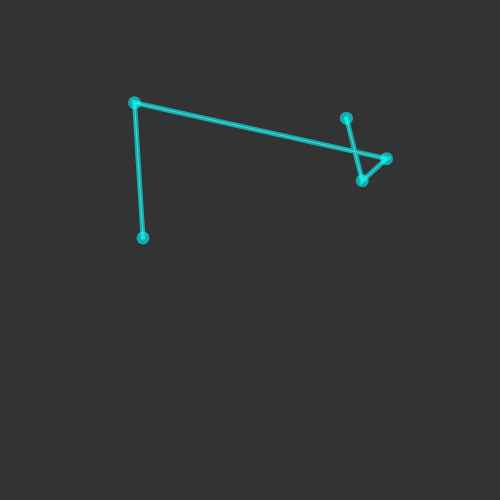
Frame 1 (no input)
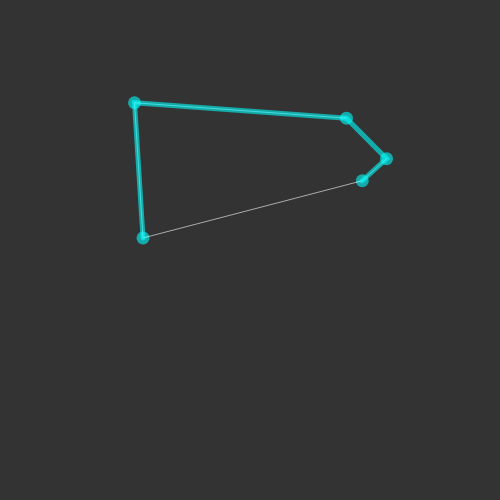
Frame 60 (no input)
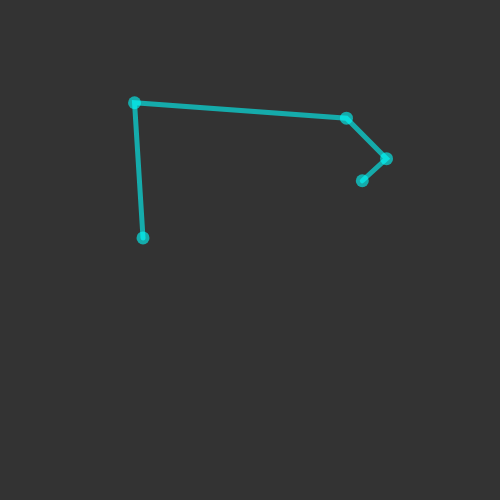
Frame 120 (the mouse pressed at the canvas centre since frame 60)

The p5.js sketch that drew these frames (run headless with seeded random() and noise() and a simulated clock; from frame 60 on, the mouse is pressed at the canvas centre):

// p5.js sketch
// ── sketch.js
const points = [];
let order = [];
let bestPath = order;
let totalPoints = 5;
let shortestDist;

function setup() {
  createCanvas(500, 500);
  for (let i = 0; i < totalPoints; i++) {
    points.push(createVector(random(25, width - 25), random(25, height - 25)));
    order.push(i);
  }

  shortestDist = FindDistanceBetween(points, order);
}

function draw() {
  background(51);

  if (shortestDist > FindDistanceBetween(points, order)) {
    shortestDist = FindDistanceBetween(points, order);
    bestPath = [...order];
  }
  console.log(...order);
  console.log(`Distance: ${FindDistanceBetween(points, order)}`);

  drawEllipse(points, [0, 255, 255, 150]);

  if (lexicographicOrder(order) !== undefined) {
    drawLines(points, order, [255, 255, 255, 150]);
    drawLines(points, bestPath, [0, 255, 255, 150], 5);
    order = lexicographicOrder(order);
  } else {
    drawLines(points, bestPath, [0, 255, 255, 150], 5);
    console.log("finished...");
    console.log(`Shortest Distance: ${shortestDist}`);
    noLoop();
  }
}

function drawEllipse(arr, color = [255]) {
  fill(...color);
  noStroke();
  for (const item of arr) ellipse(item.x, item.y, 13, 13);
}

function drawLines(arr, arr2, color = [255, 255, 255], weight = 1) {
  stroke(...color);
  strokeWeight(weight);
  noFill();
  beginShape();
  for (const i of arr2) {
    vertex(arr[i].x, arr[i].y);
  }
  // vertex(arr[arr2[0]].x, arr[arr2[0]].y);
  endShape();
}

function SwapPositions(arr) {
  const i = floor(random(totalPoints));
  const j = floor(random(totalPoints));

  [arr[i], arr[j]] = [arr[j], arr[i]];
}

function FindDistanceBetween(arr, arr2) {
  let totalDist = 0;

  for (let i = 0; i < arr2.length - 1; i++)
    totalDist += dist(
      arr[arr2[i]].x,
      arr[arr2[i]].y,
      arr[arr2[i + 1]].x,
      arr[arr2[i + 1]].y
    );

  // totalDist += dist(
  //   arr[arr2[arr2.length - 1]].x,
  //   arr[arr2[arr2.length - 1]].y,
  //   arr[0].x,
  //   arr[0].y
  // );

  return totalDist;
}

function lexicographicOrder(arr) {
  let newArr = [];
  newArr = [...arr];
  tmpArr = [];
  let x = -1;
  let y = -1;

  // x = largest index so that arr[i] < arr[j]
  for (let i = 0; i < newArr.length - 1; i++) {
    if (newArr[i] < newArr[i + 1]) x = i;
  }
  // y = largest index such that arr[x] < arr[j]
  for (let j = 0; j < newArr.length; j++) {
    if (newArr[x] < newArr[j]) y = j;
  }
  // swap arr[x] and arr[y]
  [newArr[x], newArr[y]] = [newArr[y], newArr[x]];
  // reverse arr[x+1]...length of arr
  tmpArr = newArr.splice(x + 1);
  tmpArr.reverse();
  // concat
  newArr = newArr.concat(tmpArr);

  if (x !== -1) return newArr;
}

// ── style.css
html,
body {
  margin: 0;
  padding: 0;
  display: flex;
  align-items: center;
  justify-content: center;
  min-height: 100vh;
  background: rgb(100, 100, 100);
}

canvas {
  display: block;
  box-shadow: 0 10px 20px rgba(0, 0, 0, 0.4);
  transition: box-shadow 0.35s ease;
}

canvas:hover {
  box-shadow: 0 0 20px rgba(0, 150, 150, 0.4);
  transition: box-shadow 0.35s ease;
}
